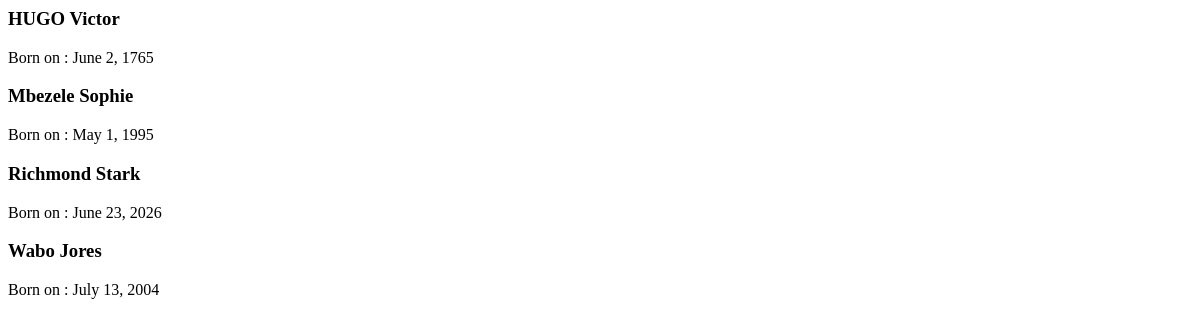
/author/all/, run on an earlier commit of the app's database.
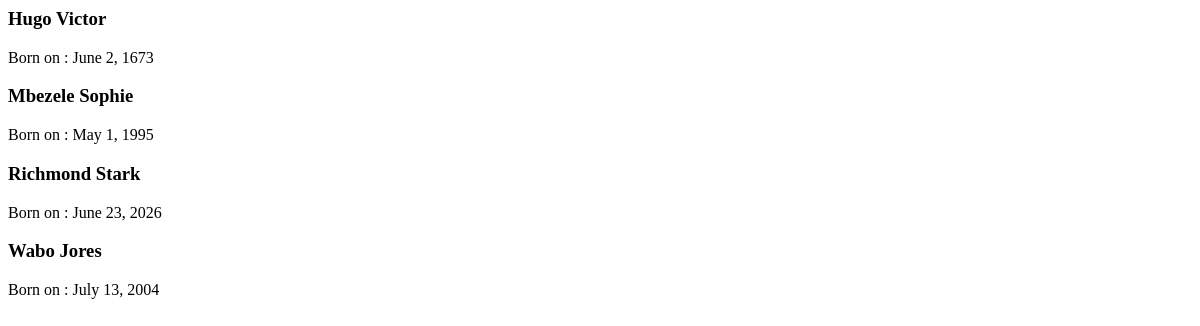
And on a later commit of the database.
### core/models.py (models this page shows, shortened)
class Author(models.Model):
    name = models.CharField(max_length=50)
    surname = models.CharField(max_length=50)
    birthday = models.DateField(auto_now=False, auto_now_add=False)
    class Meta:
        verbose_name = "Author"
        verbose_name_plural = "Authors"

### core/views.py (the view)
# urls.py: path('author/all/', views.list_authors, name="authors_list"),
def list_authors(request):
    if request.GET.get('q') != None:
        search = request.GET.get('q')
        authors = models.Author.objects.filter(name__icontains = search)
    else:
        authors = models.Author.objects.all()
    return render(request, "core/authors.html", {"authors" : authors})

### core/templates/core/authors.html
{% for author in authors %}
    <h3>{{ author.name }} {{ author.surname }} </h3>
    <p>Born on : {{ author.birthday }}<p>
{% endfor %}

What changed in the data, as far as the page shows it:
changed Author "Victor": name "HUGO" → "Hugo"; birthday "June 2, 1765" → "June 2, 1673"
